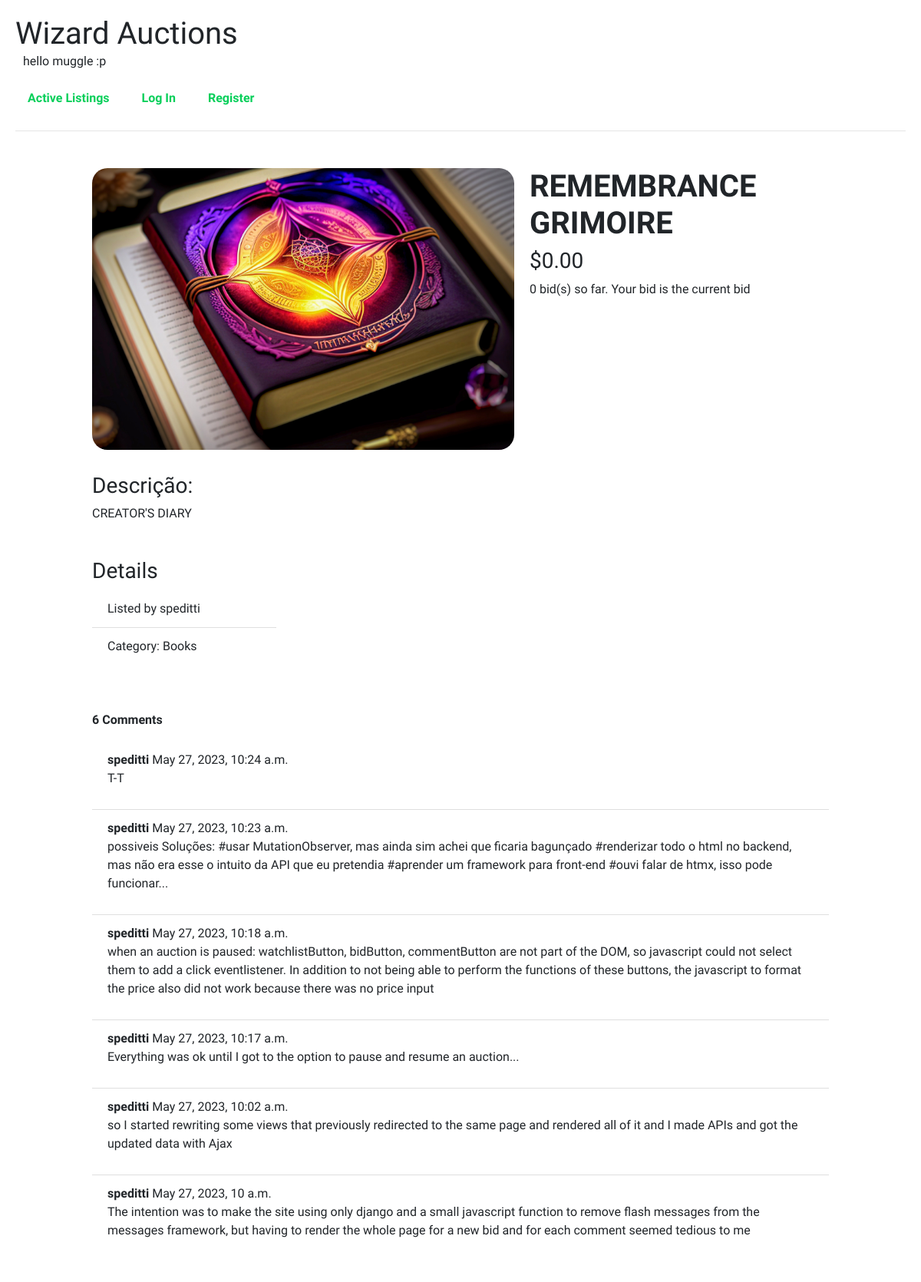
Screenshot of /listing_page/1 with the database file from the repository.
### auctions/models.py (models this page shows, shortened)
class Listing(models.Model):
    title = models.CharField(max_length=30)
    date = models.DateTimeField(auto_now_add=True)
    author = models.ForeignKey('User', on_delete=models.CASCADE, related_name='author_listings')
    description = models.TextField(blank=True)
    picture = models.ImageField(blank=True, null=True)
    category = models.ForeignKey('Category', on_delete=models.CASCADE, related_name='listings', blank=True, null=True)
    active = models.BooleanField(default=True)
    def __str__(self) -> str:
        return f"{self.title}"

class User(AbstractUser):
    pass

class Category(models.Model):
    name = models.CharField(max_length=30, unique=True)
    def __str__(self) -> str:
        return f"{self.name}"

class Comments(models.Model):
    text = models.TextField()
    user = models.ForeignKey('User', on_delete=models.CASCADE, related_name='comments')
    listing = models.ForeignKey('Listing', on_delete=models.CASCADE, related_name='comments')
    date = models.DateTimeField(auto_now_add=True)
    def __str__(self) -> str:
        return f"{self.text}"

### auctions/views.py (the view)
# urls.py: path("listing_page/<int:listing_id>", views.listing_page, name="listing_page"),
def listing_page(request, listing_id):
    listing = get_object_or_404(Listing, pk=listing_id)
    try:
        watchlist = Watchlist.objects.get(listing=listing, user=request.user)
    except (ObjectDoesNotExist, TypeError):
        watchlist = False
    return render(request, "auctions/listing_page.html", {
        "listing":listing,
        "in_watchlist": watchlist,
        "comments": Comments.objects.filter(listing=listing).order_by("-date")
    })

### auctions/templatetags/price_format.py (called while the page is built, shortened)
@register.filter(name="currency_format")
@stringfilter
def format_to_currency(num: str) -> str:
    num = format_string_as_int(num)
    num = put_cents(num)
    num = put_comma_every_three_digits(num)
    return num

def format_string_as_int(string: str) -> str:
    num = ''
    first_digit_found = False
    for char in string:
        if not first_digit_found and '1' <= char <= '9':
            first_digit_found = True
        if first_digit_found and '0' <= char <= '9':
            num = ''.join((num, char))
    return num or '0'

def put_cents(num: str) -> str:
    digits = len(num)
    match digits:
        case 1:
            num = ''.join(('0.0', num))
        case 2:
            num = ''.join(('0.', num))
        case _:
            num = '.'.join((num[:-2], num[-2::]))
    return num

def put_comma_every_three_digits(num: str) -> str:
    digits, DECIMAL_PLACES, MIN_DIGITS_TO_PUT_COMMA = len(num), 3, 4
    if digits - DECIMAL_PLACES < MIN_DIGITS_TO_PUT_COMMA: return num

### auctions/templates/auctions/listing_page.html (shortened to what this page needs)
{% extends "auctions/layout.html" %}
{% load price_format %}
{% load static %}
{% block body %}
<div class="container">
  <div class="listing-page-flex">
    <div class="main-info">
      <div class="listing-img-container">
        {% if listing.picture %}
          <img class="listing-img"
          src="{% static listing.picture %}"
          alt="{{ listing }}">
        {% endif %}
      </div>
      <div class="container-info">
        <h2 class="listing-title"><strong>{{ listing }}</strong></h2>
        <div class="bid-section">
          <h3 id="bid_price">${{ listing.bids.last|currency_format }}</h3>
          <p class="bid-text">
            {{ listing.bids.count }} bid(s) so far.
            {% if user.id == listing.bids.last.user.id and listing.active %} Your bid is the current bid {% endif %}
          </p>
        </div>
      </div>
    </div>
    <div class="description">
      {% if listing.description %}
        <h3>Descrição: </h3>
        <p>{{ listing.description|capfirst }}</p>
      {% endif %}
    </div>
    <div class="details w-25">
      <h3>Details</h3>
      <ul class="list-group list-group-flush">
        <li class="list-group-item">Listed by {{ listing.author }}</li>
        <li class="list-group-item">Category: {{ listing.category|default_if_none:"Not Listed" }}</li>
      </ul>
    </div>
    <div class="comments mb-3">
      <p><strong>{{ comments.count }} Comments</strong></p>
      <ul id="comment_section" class="list-group list-group-flush">
        {% for comment in comments %}
          <li class="list-group-item">
            <div class="comment-header">
              <strong>{{ comment.user.username }}</strong>
              <span>{{ comment.date }}</span>
            </div>
            <p>{{ comment }}</p>
          </li>
        {% endfor %}
      </ul>
    </div>
  </div>
</div>
{% endblock %}

### auctions/static/auctions/styles.css (style rules this page uses)
body { padding: 20px; font-family: 'Plus Jakarta Sans', sans-serif; }
h2 { font-size: 2.5rem; }
.main-info { max-width: 1000px; display: flex; gap: 20px; justify-content: left; }
.container { margin-top: 3rem; display: flex; justify-content: center; }
.container-info { margin: 0; max-width: 400px; }
.listing-title { word-wrap: break-word; }
.listing-page-flex { width: 80vw; display: flex; gap: 30px; flex-direction: column; }
.listing-img { border-radius: 20px; min-height: 300px; max-height: 650px; width: 550px; width: 550px; object-fit: cover; }
.listing-img-container { position: relative; }
@media screen and (min-width: 600px) { .listing-page-flex { flex-direction: column; } }

### rows the page displays
Listing: picture (picture), title "REMEMBRANCE GRIMOIRE", bids.last "0.00", bids.count "0", description "CREATOR'S DIARY", author "speditti", category "Books"
Comments: user.username "speditti", date "May 27, 2023, 10:24 a.m.", text "T-T"
Comments: user.username "speditti", date "May 27, 2023, 10:23 a.m.", text "possiveis Soluções: #usar MutationObserver, mas ainda sim achei que ficaria bagunçado #renderizar todo o html no backend, mas não era esse o intuito da API que eu pretendia #aprender um framework para front-end #ouvi falar de htmx, isso pode funcionar..."
Comments: user.username "speditti", date "May 27, 2023, 10:18 a.m.", text "when an auction is paused: watchlistButton, bidButton, commentButton are not part of the DOM, so javascript could not select them to add a click eventlistener. In addition to not being able to perform the functions of these buttons, the javascript to format the price also did not work because there was no price input"
Comments: user.username "speditti", date "May 27, 2023, 10:17 a.m.", text "Everything was ok until I got to the option to pause and resume an auction..."
Comments: user.username "speditti", date "May 27, 2023, 10:02 a.m.", text "so I started rewriting some views that previously redirected to the same page and rendered all of it and I made APIs and got the updated data with Ajax"
Comments: user.username "speditti", date "May 27, 2023, 10 a.m.", text "The intention was to make the site using only django and a small javascript function to remove flash messages from the messages framework, but having to render the whole page for a new bid and for each comment seemed tedious to me"

### other values shown
{{ comments.count }} "6"
